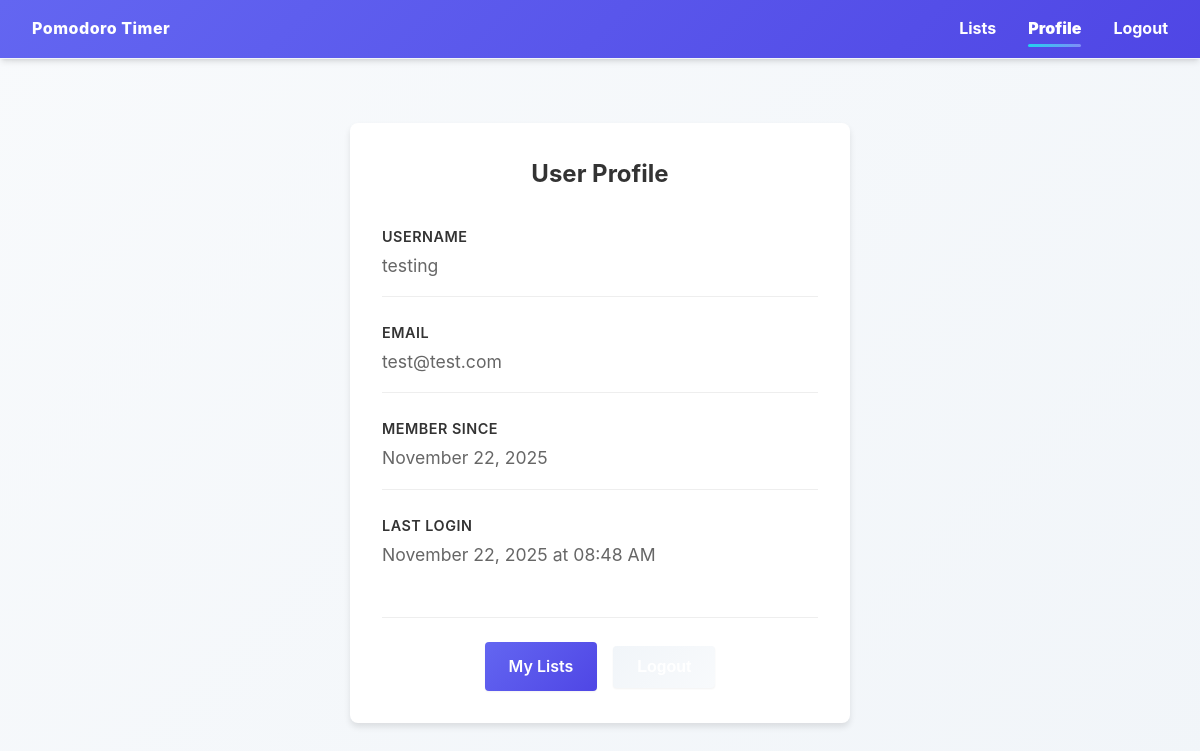
Before: /auth/profile (signed in) with the older database file.
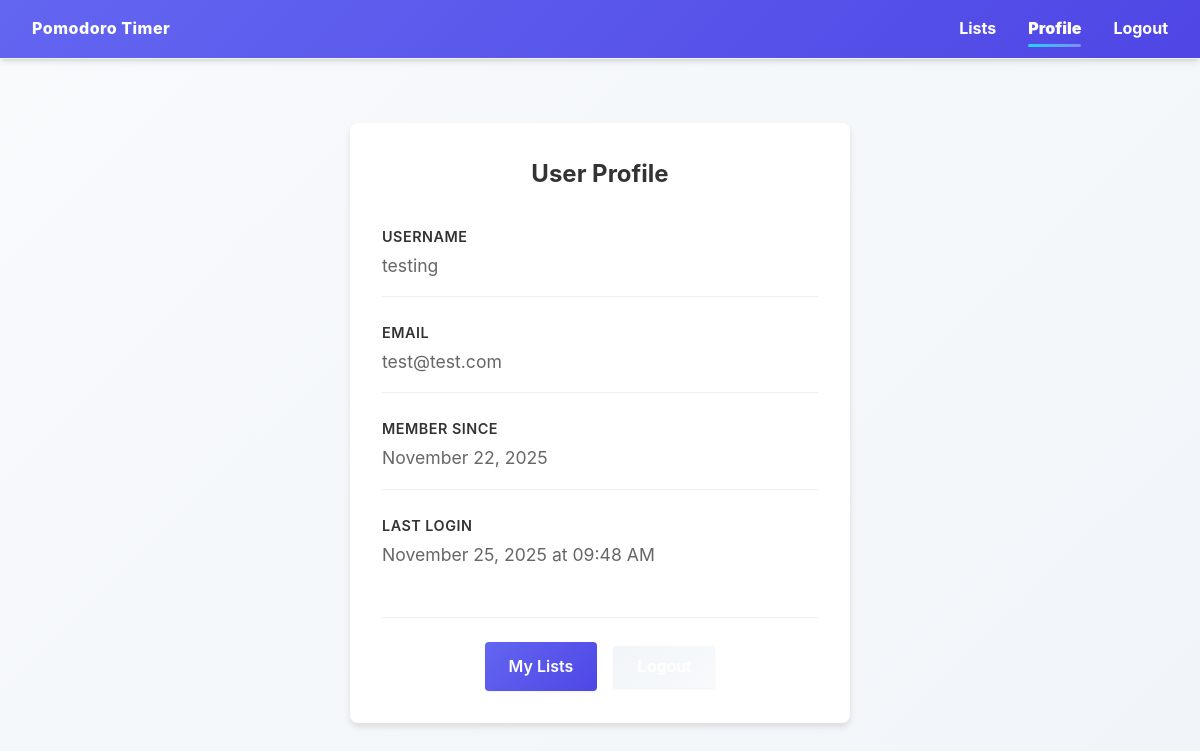
After: the same page with the newer database file.
### tables this page shows
CREATE TABLE users (
                id INTEGER PRIMARY KEY AUTOINCREMENT,
                username TEXT NOT NULL UNIQUE,
                email TEXT NOT NULL UNIQUE,
                password_hash TEXT NOT NULL,
                created_at TIMESTAMP DEFAULT CURRENT_TIMESTAMP,
                last_login TIMESTAMP
            );

### pomodoro/routes/auth.py (the view)
@bp.route('/profile')
@login_required
def profile():
    return render_template('auth/profile.html', user=current_user)

### pomodoro/db.py (called while the page is built)
def get_db():
    if 'db' not in g:
        os.makedirs(current_app.instance_path, exist_ok=True)
        g.db = sqlite3.connect(
            current_app.config['DATABASE'],
            detect_types=sqlite3.PARSE_DECLTYPES
        )
        g.db.row_factory = sqlite3.Row
        _ensure_schema(g.db)
    return g.db

### pomodoro/models/user.py (called while the page is built)
    @staticmethod
    def get_by_id(user_id):
        database = db.get_db()
        user_data = database.execute(
            'SELECT * FROM users WHERE id = ?', (user_id,)
        ).fetchone()
        if user_data:
            return User(**user_data)
        return None

### pomodoro/templates/auth/profile.html (shortened to what this page needs)
{% extends "base.html" %}
{% block content %}
<div class="profile-container">
    <div class="profile-card">
        <h2 class="profile-title">User Profile</h2>
        <div class="profile-info">
            <div class="info-group">
                <label class="info-label">Username</label>
                <div class="info-value">{{ user.username }}</div>
            </div>
            <div class="info-group">
                <label class="info-label">Email</label>
                <div class="info-value">{{ user.email }}</div>
            </div>
            <div class="info-group">
                <label class="info-label">Member Since</label>
                <div class="info-value">{{ user.created_at.strftime('%B %d, %Y') if user.created_at else 'Unknown' }}</div>
            </div>
            {% if user.last_login %}
            <div class="info-group">
                <label class="info-label">Last Login</label>
                <div class="info-value">{{ user.last_login.strftime('%B %d, %Y at %I:%M %p') }}</div>
            </div>
            {% endif %}
        </div>
        <div class="profile-actions">
            <a href="{{ url_for('lists.index') }}" class="btn btn-primary">My Lists</a>
            <form method="POST" action="{{ url_for('auth.logout') }}" class="logout-form">
                <button type="submit" class="btn btn-secondary">Logout</button>
            </form>
        </div>
    </div>
</div>
{% endblock %}

Changed rows visible on the page:
changed users "testing": last_login "November 22, 2025 at 08:48 AM" → "November 25, 2025 at 09:48 AM"
